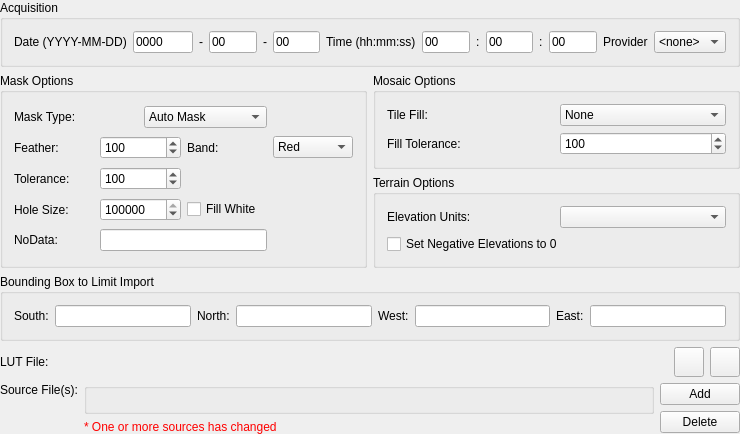
<?xml version="1.0" encoding="UTF-8"?>
<ui version="4.0" stdsetdef="1">
  <author></author>
  <comment>  Copyright 2017 Google Inc.
 Licensed under the Apache License, Version 2.0 (the &quot;License&quot;);
 you may not use this file except in compliance with the License.
 You may obtain a copy of the License at
 http://www.apache.org/licenses/LICENSE-2.0
 Unless required by applicable law or agreed to in writing, software
 distributed under the License is distributed on an &quot;AS IS&quot; BASIS,
 WITHOUT WARRANTIES OR CONDITIONS OF ANY KIND, either express or implied.
 See the License for the specific language governing permissions and
 limitations under the License.
</comment>
  <exportmacro></exportmacro>
  <class>RasterAssetWidgetBase</class>
  <widget class="QWidget" name="RasterAssetWidgetBase">
    <property name="geometry">
      <rect>
        <x>0</x>
        <y>0</y>
        <width>740</width>
        <height>426</height>
      </rect>
    </property>
    <property name="windowTitle">
      <string>Raster Asset Widget</string>
    </property>
    <layout class="QGridLayout">
      <property name="margin">
        <number>0</number>
      </property>
      <item row="1" column="0">
        <layout class="QGridLayout">
          <item row="0" column="1">
            <widget class="QLabel" name="lutfile_name_label">
              <property name="sizePolicy">
                <sizepolicy>
                  <hsizetype>13</hsizetype>
                  <vsizetype>5</vsizetype>
                  <horstretch>0</horstretch>
                  <verstretch>0</verstretch>
                </sizepolicy>
              </property>
              <property name="text">
                <string>&lt;none&gt;</string>
              </property>
              <property name="alignment">
                <set>Qt::AlignVCenter|Qt::AlignRight</set>
              </property>
              <property name="wordWrap">
                <bool>false</bool>
              </property>
            </widget>
          </item>
          <item row="0" column="3">
            <widget class="QPushButton" name="lutfile_delete_btn">
              <property name="sizePolicy">
                <sizepolicy>
                  <hsizetype>1</hsizetype>
                  <vsizetype>1</vsizetype>
                  <horstretch>0</horstretch>
                  <verstretch>0</verstretch>
                </sizepolicy>
              </property>
              <property name="minimumSize">
                <size>
                  <width>30</width>
                  <height>30</height>
                </size>
              </property>
              <property name="maximumSize">
                <size>
                  <width>30</width>
                  <height>30</height>
                </size>
              </property>
              <property name="text">
                <string/>
              </property>
              <property name="icon">
                <pixmap>delete.png</pixmap>
              </property>
              <property name="toolTip" stdset="0">
                <string>Delete LUT File</string>
              </property>
            </widget>
          </item>
          <item row="1" column="0" rowspan="1" colspan="4">
            <layout class="QHBoxLayout">
              <item>
                <layout class="QVBoxLayout">
                  <property name="margin">
                    <number>0</number>
                  </property>
                  <property name="spacing">
                    <number>6</number>
                  </property>
                  <item>
                    <widget class="QLabel" name="TextLabel2">
                      <property name="sizePolicy">
                        <sizepolicy>
                          <hsizetype>0</hsizetype>
                          <vsizetype>0</vsizetype>
                          <horstretch>0</horstretch>
                          <verstretch>0</verstretch>
                        </sizepolicy>
                      </property>
                      <property name="text">
                        <string>Source File(s):</string>
                      </property>
                      <property name="wordWrap">
                        <bool>false</bool>
                      </property>
                    </widget>
                  </item>
                  <item>
                    <spacer name="Spacer18">
                      <property name="sizeHint">
                        <size>
                          <width>0</width>
                          <height>51</height>
                        </size>
                      </property>
                      <property name="sizeType">
                        <enum>QSizePolicy::Expanding</enum>
                      </property>
                      <property name="orientation">
                        <enum>Qt::Vertical</enum>
                      </property>
                    </spacer>
                  </item>
                </layout>
              </item>
              <item>
                <layout class="QVBoxLayout">
                  <item>
                    <widget class="QGroupBox" name="source_list"/>
                  </item>
                  <item>
                    <widget class="QLabel" name="source_changed_label">
                      <property name="text">
                        <string>&lt;font color=&quot;#ff0000&quot;&gt;* One or more sources has changed&lt;/font&gt;</string>
                      </property>
                      <property name="wordWrap">
                        <bool>false</bool>
                      </property>
                    </widget>
                  </item>
                </layout>
              </item>
              <item>
                <layout class="QVBoxLayout">
                  <property name="margin">
                    <number>0</number>
                  </property>
                  <property name="spacing">
                    <number>6</number>
                  </property>
                  <item>
                    <widget class="QPushButton" name="add_src_btn">
                      <property name="sizePolicy">
                        <sizepolicy>
                          <hsizetype>0</hsizetype>
                          <vsizetype>0</vsizetype>
                          <horstretch>0</horstretch>
                          <verstretch>0</verstretch>
                        </sizepolicy>
                      </property>
                      <property name="text">
                        <string>Add</string>
                      </property>
                    </widget>
                  </item>
                  <item>
                    <widget class="QPushButton" name="delete_src_btn">
                      <property name="sizePolicy">
                        <sizepolicy>
                          <hsizetype>0</hsizetype>
                          <vsizetype>0</vsizetype>
                          <horstretch>0</horstretch>
                          <verstretch>0</verstretch>
                        </sizepolicy>
                      </property>
                      <property name="text">
                        <string>Delete</string>
                      </property>
                    </widget>
                  </item>
                  <item>
                    <spacer name="Spacer17">
                      <property name="sizeHint">
                        <size>
                          <width>0</width>
                          <height>21</height>
                        </size>
                      </property>
                      <property name="sizeType">
                        <enum>QSizePolicy::Expanding</enum>
                      </property>
                      <property name="orientation">
                        <enum>Qt::Vertical</enum>
                      </property>
                    </spacer>
                  </item>
                </layout>
              </item>
            </layout>
          </item>
          <item row="0" column="0">
            <widget class="QLabel" name="lutfile_label">
              <property name="text">
                <string>LUT File:</string>
              </property>
              <property name="wordWrap">
                <bool>false</bool>
              </property>
            </widget>
          </item>
          <item row="0" column="2">
            <widget class="QPushButton" name="lutfile_chooser_btn">
              <property name="sizePolicy">
                <sizepolicy>
                  <hsizetype>1</hsizetype>
                  <vsizetype>1</vsizetype>
                  <horstretch>0</horstretch>
                  <verstretch>0</verstretch>
                </sizepolicy>
              </property>
              <property name="minimumSize">
                <size>
                  <width>30</width>
                  <height>30</height>
                </size>
              </property>
              <property name="maximumSize">
                <size>
                  <width>30</width>
                  <height>30</height>
                </size>
              </property>
              <property name="text">
                <string/>
              </property>
              <property name="icon">
                <pixmap>filenew</pixmap>
              </property>
              <property name="toolTip" stdset="0">
                <string>Choose LUT File</string>
              </property>
            </widget>
          </item>
        </layout>
      </item>
      <item row="0" column="0">
        <layout class="QGridLayout">
          <item row="1" column="0" rowspan="1" colspan="14">
            <layout class="QGridLayout">
              <item row="1" column="0">
                <widget class="QGroupBox" name="automask_box_2">
                  <property name="sizePolicy">
                    <sizepolicy>
                      <hsizetype>5</hsizetype>
                      <vsizetype>1</vsizetype>
                      <horstretch>0</horstretch>
                      <verstretch>0</verstretch>
                    </sizepolicy>
                  </property>
                  <property name="title">
                    <string>Bounding Box to Limit Import</string>
                  </property>
                  <layout class="QGridLayout">
                    <item row="0" column="0">
                      <widget class="QLabel" name="mask_tolerance_label_2">
                        <property name="text">
                          <string>South:</string>
                        </property>
                        <property name="wordWrap">
                          <bool>false</bool>
                        </property>
                      </widget>
                    </item>
                    <item row="0" column="1">
                      <widget class="QLineEdit" name="south_boundary"/>
                    </item>
                    <item row="0" column="7">
                      <widget class="QLineEdit" name="east_boundary"/>
                    </item>
                    <item row="0" column="6">
                      <widget class="QLabel" name="mask_holesize_label_2">
                        <property name="text">
                          <string>East:</string>
                        </property>
                        <property name="wordWrap">
                          <bool>false</bool>
                        </property>
                      </widget>
                    </item>
                    <item row="0" column="5">
                      <widget class="QLineEdit" name="west_boundary"/>
                    </item>
                    <item row="0" column="4">
                      <widget class="QLabel" name="mask_nodata_label_2">
                        <property name="text">
                          <string>West:</string>
                        </property>
                        <property name="wordWrap">
                          <bool>false</bool>
                        </property>
                      </widget>
                    </item>
                    <item row="0" column="3">
                      <widget class="QLineEdit" name="north_boundary"/>
                    </item>
                    <item row="0" column="2">
                      <widget class="QLabel" name="mask_feather_label_2">
                        <property name="text">
                          <string>North:</string>
                        </property>
                        <property name="wordWrap">
                          <bool>false</bool>
                        </property>
                      </widget>
                    </item>
                  </layout>
                </widget>
              </item>
              <item row="0" column="0">
                <layout class="QGridLayout">
                  <item row="0" column="0" rowspan="2" colspan="1">
                    <widget class="QGroupBox" name="automask_box">
                      <property name="sizePolicy">
                        <sizepolicy>
                          <hsizetype>5</hsizetype>
                          <vsizetype>1</vsizetype>
                          <horstretch>0</horstretch>
                          <verstretch>0</verstretch>
                        </sizepolicy>
                      </property>
                      <property name="title">
                        <string>Mask Options</string>
                      </property>
                      <layout class="QGridLayout">
                        <item row="1" column="1">
                          <widget class="QSpinBox" name="mask_feather_spin">
                            <property name="maximum">
                              <number>255</number>
                            </property>
                            <property name="minimum">
                              <number>0</number>
                            </property>
                            <property name="value">
                              <number>100</number>
                            </property>
                          </widget>
                        </item>
                        <item row="1" column="3">
                          <widget class="QComboBox" name="mask_band_combo">
                            <item>
                              <property name="text">
                                <string>Red</string>
                              </property>
                            </item>
                            <item>
                              <property name="text">
                                <string>Green</string>
                              </property>
                            </item>
                            <item>
                              <property name="text">
                                <string>Blue</string>
                              </property>
                            </item>
                          </widget>
                        </item>
                        <item row="3" column="2" rowspan="1" colspan="2">
                          <widget class="QCheckBox" name="mask_fillwhite_check">
                            <property name="sizePolicy">
                              <sizepolicy>
                                <hsizetype>5</hsizetype>
                                <vsizetype>0</vsizetype>
                                <horstretch>0</horstretch>
                                <verstretch>0</verstretch>
                              </sizepolicy>
                            </property>
                            <property name="text">
                              <string>Fill White</string>
                            </property>
                          </widget>
                        </item>
                        <item row="1" column="0">
                          <widget class="QLabel" name="mask_feather_label">
                            <property name="text">
                              <string>Feather:</string>
                            </property>
                            <property name="wordWrap">
                              <bool>false</bool>
                            </property>
                          </widget>
                        </item>
                        <item row="1" column="2">
                          <widget class="QLabel" name="mask_band_label">
                            <property name="text">
                              <string>Band:</string>
                            </property>
                            <property name="wordWrap">
                              <bool>false</bool>
                            </property>
                          </widget>
                        </item>
                        <item row="0" column="0" rowspan="1" colspan="3">
                          <layout class="QHBoxLayout">
                            <item>
                              <widget class="QLabel" name="TextLabel3_3_2">
                                <property name="text">
                                  <string>Mask Type:</string>
                                </property>
                                <property name="wordWrap">
                                  <bool>false</bool>
                                </property>
                              </widget>
                            </item>
                            <item>
                              <widget class="QComboBox" name="mask_type_combo">
                                <item>
                                  <property name="text">
                                    <string>Auto Mask</string>
                                  </property>
                                </item>
                                <item>
                                  <property name="text">
                                    <string>Have Mask</string>
                                  </property>
                                </item>
                                <item>
                                  <property name="text">
                                    <string>No Mask</string>
                                  </property>
                                </item>
                              </widget>
                            </item>
                          </layout>
                        </item>
                        <item row="4" column="0">
                          <widget class="QLabel" name="mask_nodata_label">
                            <property name="text">
                              <string>NoData:</string>
                            </property>
                            <property name="wordWrap">
                              <bool>false</bool>
                            </property>
                          </widget>
                        </item>
                        <item row="3" column="0">
                          <widget class="QLabel" name="mask_holesize_label">
                            <property name="text">
                              <string>Hole Size:</string>
                            </property>
                            <property name="wordWrap">
                              <bool>false</bool>
                            </property>
                          </widget>
                        </item>
                        <item row="3" column="1">
                          <widget class="QSpinBox" name="mask_holesize_spin">
                            <property name="maximum">
                              <number>100000</number>
                            </property>
                            <property name="minimum">
                              <number>0</number>
                            </property>
                            <property name="value">
                              <number>100000</number>
                            </property>
                          </widget>
                        </item>
                        <item row="2" column="0">
                          <widget class="QLabel" name="mask_tolerance_label">
                            <property name="text">
                              <string>Tolerance:</string>
                            </property>
                            <property name="wordWrap">
                              <bool>false</bool>
                            </property>
                          </widget>
                        </item>
                        <item row="2" column="1">
                          <widget class="QSpinBox" name="mask_tolerance_spin">
                            <property name="maximum">
                              <number>255</number>
                            </property>
                            <property name="minimum">
                              <number>0</number>
                            </property>
                            <property name="value">
                              <number>100</number>
                            </property>
                          </widget>
                        </item>
                        <item row="4" column="1" rowspan="1" colspan="2">
                          <widget class="QLineEdit" name="mask_nodata_lineedit"/>
                        </item>
                      </layout>
                    </widget>
                  </item>
                  <item row="1" column="1">
                    <widget class="QGroupBox" name="terrain_group_box">
                      <property name="sizePolicy">
                        <sizepolicy>
                          <hsizetype>5</hsizetype>
                          <vsizetype>1</vsizetype>
                          <horstretch>0</horstretch>
                          <verstretch>0</verstretch>
                        </sizepolicy>
                      </property>
                      <property name="title">
                        <string>Terrain Options</string>
                      </property>
                      <layout class="QGridLayout">
                        <item row="0" column="1">
                          <widget class="QComboBox" name="elev_units_combo"/>
                        </item>
                        <item row="0" column="0">
                          <widget class="QLabel" name="elev_units_label">
                            <property name="text">
                              <string>Elevation Units:</string>
                            </property>
                            <property name="wordWrap">
                              <bool>false</bool>
                            </property>
                          </widget>
                        </item>
                        <item row="1" column="0" rowspan="1" colspan="2">
                          <widget class="QCheckBox" name="clamp_elev_check">
                            <property name="text">
                              <string>Set Negative Elevations to 0</string>
                            </property>
                          </widget>
                        </item>
                      </layout>
                    </widget>
                  </item>
                  <item row="0" column="1">
                    <widget class="QGroupBox" name="mosaic_group_box">
                      <property name="sizePolicy">
                        <sizepolicy>
                          <hsizetype>5</hsizetype>
                          <vsizetype>5</vsizetype>
                          <horstretch>0</horstretch>
                          <verstretch>0</verstretch>
                        </sizepolicy>
                      </property>
                      <property name="title">
                        <string>Mosaic Options</string>
                      </property>
                      <layout class="QGridLayout">
                        <item row="0" column="0">
                          <widget class="QLabel" name="mosaic_fill_label">
                            <property name="text">
                              <string>Tile Fill:</string>
                            </property>
                            <property name="wordWrap">
                              <bool>false</bool>
                            </property>
                          </widget>
                        </item>
                        <item row="1" column="0">
                          <widget class="QLabel" name="mosaic_tolerance_label">
                            <property name="text">
                              <string>Fill Tolerance:</string>
                            </property>
                            <property name="wordWrap">
                              <bool>false</bool>
                            </property>
                          </widget>
                        </item>
                        <item row="1" column="1">
                          <widget class="QSpinBox" name="mosaic_tolerance_spin">
                            <property name="maximum">
                              <number>255</number>
                            </property>
                            <property name="minimum">
                              <number>0</number>
                            </property>
                            <property name="value">
                              <number>100</number>
                            </property>
                          </widget>
                        </item>
                        <item row="0" column="1">
                          <widget class="QComboBox" name="mosaic_fill_combo">
                            <item>
                              <property name="text">
                                <string>None</string>
                              </property>
                            </item>
                            <item>
                              <property name="text">
                                <string>Other...</string>
                              </property>
                            </item>
                          </widget>
                        </item>
                      </layout>
                    </widget>
                  </item>
                </layout>
              </item>
            </layout>
          </item>
          <item row="0" column="0" colspan="14">
            <widget class="QGroupBox" name="acquisition_provider_group_box">
              <property name="sizePolicy">
                <sizepolicy>
                  <hsizetype>5</hsizetype>
                  <vsizetype>1</vsizetype>
                  <horstretch>0</horstretch>
                  <verstretch>0</verstretch>
                </sizepolicy>
              </property>
              <property name="title">
                <string>Acquisition </string>
              </property>
              <layout class="QGridLayout">
                <item row="0" column="1">
                  <widget class="QLineEdit" name="acquisition_date_year">
                    <property name="text">
                      <string>0000</string>
                    </property>
                    <property name="maxLength">
                      <number>4</number>
                    </property>
                    <property name="minimumSize">
                      <size>
                        <width>60</width>
                      </size>
                    </property>
                  </widget>
                </item>
                <item row="0" column="2">
                  <widget class="QLabel" name="TextLabel_year">
                    <property name="text">
                      <string>-</string>
                    </property>
                    <property name="wordWrap">
                      <bool>false</bool>
                    </property>
                  </widget>
                </item>
                <item row="0" column="3">
                  <widget class="QLineEdit" name="acquisition_date_month">
                    <property name="text">
                      <string>00</string>
                    </property>
                    <property name="maxLength">
                      <number>2</number>
                    </property>
                  </widget>
                </item>
                <item row="0" column="4">
                  <widget class="QLabel" name="TextLabel_month">
                    <property name="text">
                      <string>-</string>
                    </property>
                    <property name="wordWrap">
                      <bool>false</bool>
                    </property>
                  </widget>
                </item>
                <item row="0" column="5">
                  <widget class="QLineEdit" name="acquisition_date_day">
                    <property name="text">
                      <string>00</string>
                    </property>
                    <property name="maxLength">
                      <number>2</number>
                    </property>
                  </widget>
                </item>
                <item row="0" column="6">
                  <widget class="QLabel" name="acquisition_time_label">
                    <property name="text">
                      <string>Time (hh:mm:ss)</string>
                    </property>
                    <property name="wordWrap">
                      <bool>false</bool>
                    </property>
                  </widget>
                </item>
                <item row="0" column="7">
                  <widget class="QLineEdit" name="acquisition_date_hours">
                    <property name="text">
                      <string>00</string>
                    </property>
                    <property name="maxLength">
                      <number>2</number>
                    </property>
                  </widget>
                </item>
                <item row="0" column="8">
                  <widget class="QLabel" name="acquisition_time_seperator_label1">
                    <property name="text">
                      <string>:</string>
                    </property>
                    <property name="wordWrap">
                      <bool>false</bool>
                    </property>
                  </widget>
                </item>
                <item row="0" column="9">
                  <widget class="QLineEdit" name="acquisition_date_minutes">
                    <property name="text">
                      <string>00</string>
                    </property>
                    <property name="maxLength">
                      <number>2</number>
                    </property>
                  </widget>
                </item>
                <item row="0" column="10">
                  <widget class="QLabel" name="acquisition_time_seperator_label2">
                    <property name="text">
                      <string>:</string>
                    </property>
                    <property name="wordWrap">
                      <bool>false</bool>
                    </property>
                  </widget>
                </item>
                <item row="0" column="11">
                  <widget class="QLineEdit" name="acquisition_date_seconds">
                    <property name="text">
                      <string>00</string>
                    </property>
                    <property name="maxLength">
                      <number>2</number>
                    </property>
                  </widget>
                </item>
                <item row="0" column="0">
                  <widget class="QLabel" name="acquisition_date_label">
                    <property name="text">
                      <string>Date (YYYY-MM-DD)</string>
                    </property>
                    <property name="wordWrap">
                      <bool>false</bool>
                    </property>
                  </widget>
                </item>
                <item row="0" column="12">
                  <widget class="QLabel" name="provider_label">
                    <property name="text">
                      <string>Provider</string>
                    </property>
                    <property name="wordWrap">
                      <bool>false</bool>
                    </property>
                  </widget>
                </item>
                <item row="0" column="13">
                  <widget class="QComboBox" name="provider_combo">
                    <item>
                      <property name="text">
                        <string>&lt;none&gt;</string>
                      </property>
                    </item>
                  </widget>
                </item>
              </layout>
            </widget>
          </item>
        </layout>
      </item>
    </layout>
  </widget>
  <layoutdefault spacing="6" margin="11"/>
  <tabstops>
    <tabstop>acquisition_date_year</tabstop>
    <tabstop>acquisition_date_month</tabstop>
    <tabstop>acquisition_date_day</tabstop>
    <tabstop>acquisition_date_hours</tabstop>
    <tabstop>acquisition_date_minutes</tabstop>
    <tabstop>acquisition_date_seconds</tabstop>
    <tabstop>provider_combo</tabstop>
    <tabstop>mask_type_combo</tabstop>
    <tabstop>mask_feather_spin</tabstop>
    <tabstop>mask_band_combo</tabstop>
    <tabstop>mask_tolerance_spin</tabstop>
    <tabstop>mask_holesize_spin</tabstop>
    <tabstop>mask_fillwhite_check</tabstop>
    <tabstop>mask_nodata_lineedit</tabstop>
    <tabstop>mosaic_fill_combo</tabstop>
    <tabstop>mosaic_tolerance_spin</tabstop>
    <tabstop>elev_units_combo</tabstop>
    <tabstop>clamp_elev_check</tabstop>
    <tabstop>lutfile_chooser_btn</tabstop>
    <tabstop>lutfile_delete_btn</tabstop>
    <tabstop>source_list</tabstop>
    <tabstop>add_src_btn</tabstop>
    <tabstop>delete_src_btn</tabstop>
  </tabstops>
  <connections>
    <connection>
      <sender>add_src_btn</sender>
      <signal>clicked()</signal>
      <receiver>RasterAssetWidgetBase</receiver>
      <slot>AddSource()</slot>
    </connection>
    <connection>
      <sender>delete_src_btn</sender>
      <signal>clicked()</signal>
      <receiver>RasterAssetWidgetBase</receiver>
      <slot>DeleteSource()</slot>
    </connection>
    <connection>
      <sender>mask_type_combo</sender>
      <signal>activated(int)</signal>
      <receiver>RasterAssetWidgetBase</receiver>
      <slot>ChangeMaskType(int)</slot>
    </connection>
    <connection>
      <sender>lutfile_chooser_btn</sender>
      <signal>clicked()</signal>
      <receiver>RasterAssetWidgetBase</receiver>
      <slot>ChooseLutfile()</slot>
    </connection>
    <connection>
      <sender>lutfile_delete_btn</sender>
      <signal>clicked()</signal>
      <receiver>RasterAssetWidgetBase</receiver>
      <slot>DeleteLutfile()</slot>
    </connection>
    <connection>
      <sender>mosaic_fill_combo</sender>
      <signal>activated(QString)</signal>
      <receiver>RasterAssetWidgetBase</receiver>
      <slot>MosaicFillActivated(QString)</slot>
    </connection>
    <connection>
      <sender>elev_units_combo</sender>
      <signal>activated(QString)</signal>
      <receiver>RasterAssetWidgetBase</receiver>
      <slot>CustomConversion(QString)</slot>
    </connection>
  </connections>
</ui>
